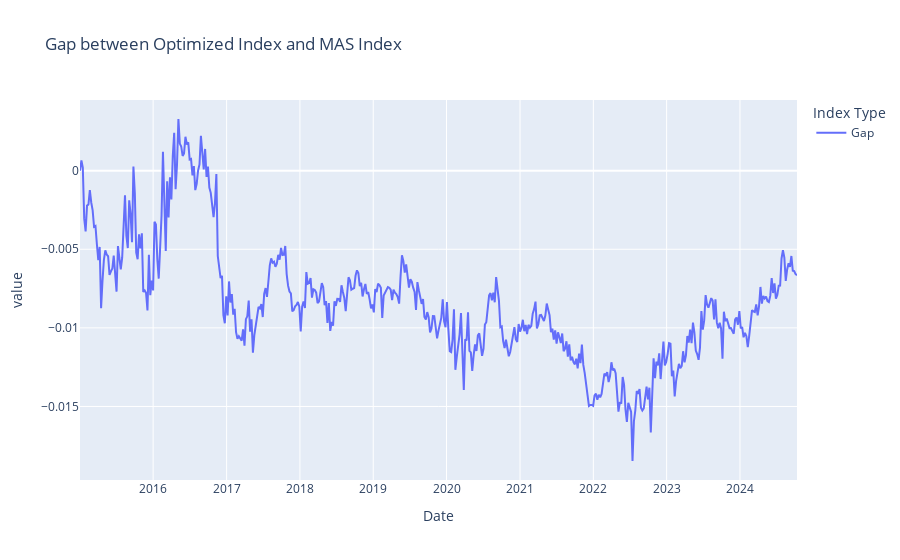

Here is the notebook cell this chart was saved with:
### Code cell
# Plot Gap between Optimized_Index and MAS_Index using Plotly

fig = px.line(
    SGDNEER_optimized, 
    x=SGDNEER_optimized.index, 
    y=["Gap"],
    labels={"Gap": "Index Value", "variable": "Index Type"},
    title="Gap between Optimized Index and MAS Index"
)

# Show the plot
fig.show()

### Figure 1 — Plotly figure (JSON) as saved in the notebook; plotly's stock layout.template omitted (floating-point values rounded to 4 significant figures; data arrays with more than 128 entries replaced by an {"elided": "..."} marker saying what was removed)
{"data": [{"hovertemplate": "Index Type=Gap<br>Date=%{x}<br>value=%{y}<extra></extra>", "legendgroup": "Gap", "line": {"color": "#636efa", "dash": "solid"}, "marker": {"symbol": "circle"}, "mode": "lines", "name": "Gap", "orientation": "v", "showlegend": true, "type": "scatter", "x": {"elided": "511 str values"}, "xaxis": "x", "y": {"elided": "511 float values"}, "yaxis": "y"}], "layout": {"legend": {"title": {"text": "Index Type"}, "tracegroupgap": 0}, "title": {"text": "Gap between Optimized Index and MAS Index"}, "xaxis": {"anchor": "y", "domain": [0, 1], "title": {"text": "Date"}}, "yaxis": {"anchor": "x", "domain": [0, 1], "title": {"text": "value"}}}}
